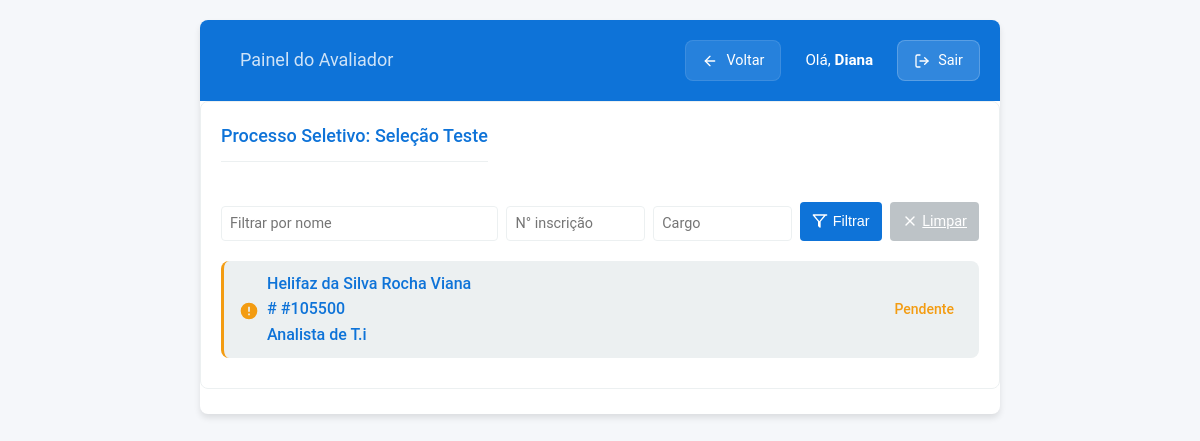
The page /painel/1/ (signed in) on the database its author committed.
### analise_curricular/models.py (models this page shows, shortened)
class Selecao(models.Model):
    nome = models.CharField(max_length=200, unique=True, verbose_name="Nome da Seleção")
    descricao = models.TextField(blank=True, verbose_name="Descrição")
    ativa = models.BooleanField(default=True, verbose_name="Ativa para Avaliação")
    class Meta:
        verbose_name = "Seleção"
        verbose_name_plural = "Seleções"
        ordering = ['nome']

class Candidato(models.Model):
    SIM_NAO_CHOICES = [
        ('Sim', 'Sim'),
        ('Nao', 'Não'),
    ]
    selecao = models.ForeignKey(
        Selecao,
        on_delete=models.SET_NULL,
        null=True,
        blank=True,
        related_name='candidatos_da_selecao',
        verbose_name="Seleção"
    )
    nome = models.CharField(max_length=255, verbose_name="Nome do Candidato")
    inscricao = models.CharField(max_length=50, unique=True, verbose_name="Número de Inscrição")
    cargo = models.CharField(max_length=100, verbose_name="Cargo/Função")
    pontuacao = models.IntegerField(
        default=0,
        verbose_name="Pontuação"
    )
    data_importacao = models.DateField(
        auto_now_add=True,
        verbose_name="Data da Importação"
    )
    data_analisado = models.DateTimeField(
        null=True,
        blank=True
    )
    avaliador_analise = models.ForeignKey(
        User,
        null=True,
        blank=True,
        on_delete=models.SET_NULL,
        related_name='avaliacoes_feitas'
    )
    analisado = models.BooleanField(
        default=False,
        verbose_name="Analisado"
    )
    respostas_dinamicas = JSONField(default=dict, blank=True, null=True)
    declarou_deficiencia = models.CharField(
        max_length=3,
        choices=SIM_NAO_CHOICES,
        default='Nao', # Valor padrão, pode ser ajustado
        verbose_name="Declarou que possui deficiência?"
    )
    tipo_deficiencia = models.TextField(
        blank=True,
        null=True,
        verbose_name="Tipo de Deficiência"
    )
    class Meta:
        verbose_name = "Candidato"
        verbose_name_plural = "Candidatos"
        ordering = ['nome', 'cargo']

### analise_curricular/views.py (the view)
# urls.py: path('painel/<int:selecao_id>/', views.painel_avaliador, name='painel_avaliador'),
@login_required
def painel_avaliador(request, selecao_id):
    selecao = get_object_or_404(Selecao, pk=selecao_id)
    candidatos = Candidato.objects.filter(selecao=selecao).order_by('inscricao')
    nome_filtro = request.GET.get('nome_filtro')
    inscricao_filtro = request.GET.get('inscricao')
    cargo_filtro = request.GET.get('cargo')
    if nome_filtro:
        candidatos = candidatos.filter(nome__icontains=nome_filtro)
    if inscricao_filtro:
        inscricao_limpa = ''.join(c for c in inscricao_filtro if c.isdigit())
        candidatos = candidatos.filter(inscricao__endswith=inscricao_limpa)
    if cargo_filtro:
        candidatos = candidatos.filter(cargo__icontains=cargo_filtro)
    context = {
        'selecao': selecao,
        'candidatos': candidatos,
        'todos_avaliados': not candidatos.filter(analisado=False).exists()
    }
    return render(request, 'Registration/painel_avaliador.html', context)

### analise_curricular/templates/Registration/painel_avaliador.html (shortened to what this page needs)
{% load static %}
<!DOCTYPE html>
<html lang="pt-br">
<head>
    <link rel="stylesheet" href="{% static 'CSS/style.css' %}">
</head>
<body>
    <div class="app-container">
        <header class="app-header">
            <div class="header-content">
                <h1>
                    <span class="selection-name">Painel do Avaliador</span>
                </h1>
             <div class="user-info">
    <a href="{% url 'selecionar_selecao' %}" class="back-button">
        <svg xmlns="http://www.w3.org/2000/svg" width="16" height="16" viewBox="0 0 24 24" fill="none" stroke="currentColor" stroke-width="2" stroke-linecap="round" stroke-linejoin="round">
            <path d="M19 12H5"></path>
            <path d="M12 19l-7-7 7-7"></path>
        </svg>
        Voltar
    </a>
    <span class="welcome-message">Olá, <strong>{{ request.user.username }}</strong></span>
    <a href="{% url 'logout' %}" class="logout-button">
        Sair
    </a>
</div>
            </div>
        </header>
        <main class="main-content">
            <section class="evaluation-section">
                <div class="section-header">
                    <h2 class="section-title">
                        Processo Seletivo: {{ selecao.nome }}
                    </h2>
                    <div class="candidate-counter">
                    </div>
                </div>
                <form method="get" class="filter-form compact">
                <div class="filter-grid">
                    <div class="filter-group">
                        <input type="text" id="nome_filtro" name="nome_filtro" value="{{ request.GET.nome_filtro }}" placeholder="Filtrar por nome">
                    </div>
                    <div class="filter-group">
                    <input type="text"
                        id="inscricao"
                        name="inscricao"
                        value="{{ request.GET.inscricao|default:''|slice:'2:' }}"
                        placeholder="N° inscrição"
                        oninput="this.value = this.value.replace(/\D/g, '')">
                    </div>
                    <div class="filter-group">
                        <input type="text" id="cargo" name="cargo" value="{{ request.GET.cargo }}" placeholder="Cargo">
                    </div>
                    <div class="filter-actions">
                        <button type="submit" class="filter-button" title="Aplicar filtros">
                            <svg xmlns="http://www.w3.org/2000/svg" width="16" height="16" viewBox="0 0 24 24" fill="none" stroke="currentColor" stroke-width="2" stroke-linecap="round" stroke-linejoin="round">
                                <polygon points="22 3 2 3 10 12.46 10 19.19 12 21.19 12 12.46 20 3"></polygon>
                            </svg>
                            <span class="mobile-hidden">Filtrar</span>
                        </button>
                        <a href="{% url 'painel_avaliador' selecao.id %}" class="filter-button neutral" title="Limpar filtros">
                            <svg xmlns="http://www.w3.org/2000/svg" width="16" height="16" viewBox="0 0 24 24" fill="none" stroke="currentColor" stroke-width="2" stroke-linecap="round" stroke-linejoin="round">
                                <line x1="18" y1="6" x2="6" y2="18"></line>
                                <line x1="6" y1="6" x2="18" y2="18"></line>
                            </svg>
                            <span class="mobile-hidden">Limpar</span>
                        </a>
                    </div>
                </div>
            </form>
              <div class="candidates-container">
                {% if candidatos %}
                    <ul class="document-list">
                        {% for candidato in candidatos %}
                            <li class="candidate-item {% if candidato.analisado %}evaluated{% else %}pending{% endif %}">
                                <a href="{% url 'analisar_candidato' candidato.id %}" class="document-link">
                                    <span class="document-icon">
                                        {% if candidato.analisado %}
                                            <svg width="20" height="20" viewBox="0 0 24 24">
                                                <path fill="var(--success-color)" d="M9 16.17L4.83 12l-1.42 1.41L9 19 21 7l-1.41-1.41L9 16.17z"/>
                                            </svg>
                                        {% else %}
                                            <svg width="20" height="20" viewBox="0 0 24 24">
                                                <path fill="var(--warning-color)" d="M13 13h-2V7h2m0 10h-2v-2h2m-1-13a10 10 0 0 0-10 10 10 10 0 0 0 10 10 10 10 0 0 0 10-10 10 10 0 0 0-10-10z"/>
                                            </svg>
                                        {% endif %}
                                    </span>
                                    <div class="candidate-info">
                                        <span class="candidate-name">{{ candidato.nome }}</span>
                                        <div class="candidate-meta">
                                            <span class="candidate-inscription">#{{ candidato.inscricao }}</span>
                                            <span class="candidate-position">{{ candidato.cargo }}</span>
                                        </div>
                                    </div>
                                    <span class="status-text">
                                        {% if candidato.analisado %}
                                            Avaliado em {{ candidato.data_analisado|date:"d/m/Y H:i" }}
                                        {% else %}
                                            Pendente
                                        {% endif %}
                                    </span>
                                </a>
                            </li>
                        {% endfor %}
                    </ul>
                {% endif %}
            </div>
            </section>
        </main>
    </div>
</body>
</html>

### rows shown on the page
Selecao: nome "Seleção Teste"
Candidato: analisado False (drawn), nome "Helifaz da Silva Rocha Viana", inscricao "105500", cargo "Analista de T.i"

### other values the page prints
{{ request.user.username }} "Diana"
